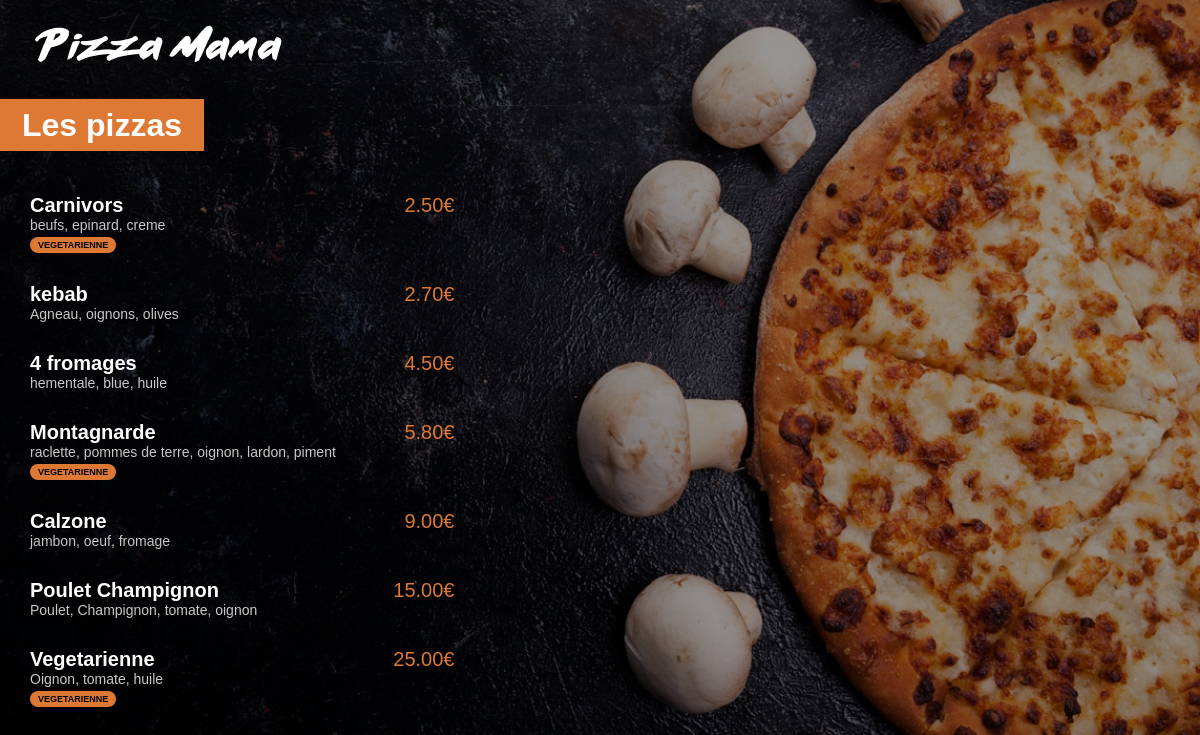
The app's page /menu/ with its own data.
### menu/models.py (models this page shows, shortened)
class Pizza(models.Model):
    nom = models.CharField(max_length=200)
    ingredients = models.CharField(max_length=400)
    prix = models.FloatField(default=0)
    vegetarienne = models.BooleanField(default=False)

### menu/views.py (the view)
# urls.py: path('', index, name="main-index"),
def index(resuest):
    pizzas = Pizza.objects.all().order_by('prix')
    return render(resuest, 'menu/index.html', context= {'pizzas':pizzas})

### menu/templates/menu/index.html (shortened to what this page needs)
{% load static %}
<html lang="fr">
<head>
    <link rel="stylesheet" href="{% static 'menu/syle.css' %}">
</head>
<body>
    <a href="{% url 'main-index' %}">
        <img id="small_logo" src="{% static 'menu/images/small_logo.png' %}" alt="">
    </a>
    <div class="menu_title">
        <h1>Les pizzas </h1>
    </div>
    <div class="menu_list">
        {% for pizza in pizzas %}
            <div class="menu_list_item">
                <span class="menu_list_title">{{pizza.nom}}</span>
                <span class="menu_list_price">{{ pizza.prix | floatformat:2 }}€</span> <br>
                <span class="menu_list_ingredients">{{pizza.ingredients}}</span>
                {% if pizza.vegetarienne %}
                   <br> <span class="menu_list_logo">VEGETARIENNE</span>
                {% endif %}
            </div>
        {% endfor %}
    </div>
</body>
</html>

### menu/static/menu/syle.css (style rules this page uses)
#small_logo { margin-top: 25px; margin-left: 35px; }
h1 { background-color: #dd7835; color: white; display: inline; padding: 8px 22px; }
.menu_title { margin-top: 45px; margin-bottom: 50px; }
body { background: url("images/menu_background.jpg") no-repeat center center fixed;; background:linear-gradient(0deg, rgba(0, 0, 0, 0.4), rgba(0, 0, 0, 0.4)), url(images/menu_background.jpg); -webkit-background-size: cover; -moz-background-size: cover; -o-background-size: cover; background-size: cover; margin: 0px; font-family: 'arial'; background-attachment: scroll; }
.menu_list { margin-left: 30px; color:white }
.menu_list_item { margin: 30px 0px; }
.menu_list_title { font-weight: bold; font-size: 20px; display: inline-block; width: 350px; }
.menu_list_price { color: #dd7835; font-size: 20px; display: inline-block; width: 70px; text-align: right; }
.menu_list_ingredients { color: #c8c8c8; font-size: 14px; margin-top: 4px; display: inline; width: 320px; }
.menu_list_logo { background-color: #dd7835; color: black; font-size: 9px; padding: 3px 8px; margin-top: 4px; display: inline-block; border-radius: 8px; font-weight: bold; }

### records on screen
Pizza: nom "Carnivors", prix "2.50", ingredients "beufs, epinard, creme", vegetarienne "VEGETARIENNE"
Pizza: nom "kebab", prix "2.70", ingredients "Agneau, oignons, olives"
Pizza: nom "4 fromages", prix "4.50", ingredients "hementale, blue, huile"
Pizza: nom "Montagnarde", prix "5.80", ingredients "raclette, pommes de terre, oignon, lardon, piment", vegetarienne "VEGETARIENNE"
Pizza: nom "Calzone", prix "9.00", ingredients "jambon, oeuf, fromage"
Pizza: nom "Poulet Champignon", prix "15.00", ingredients "Poulet, Champignon, tomate, oignon"
Pizza: nom "Vegetarienne", prix "25.00", ingredients "Oignon, tomate, huile", vegetarienne "VEGETARIENNE"
